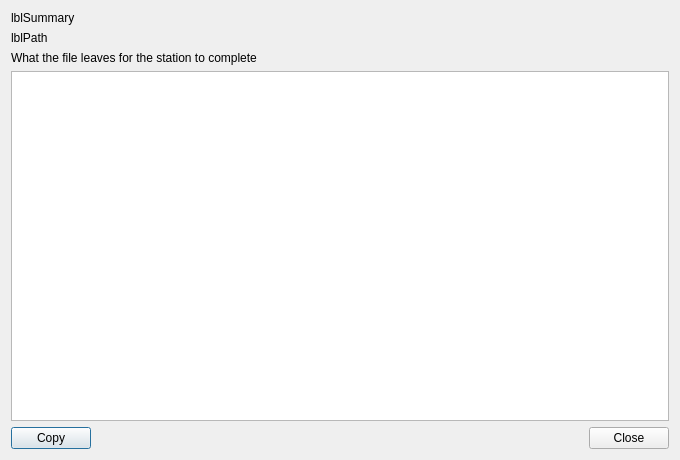
<?xml version="1.0" encoding="UTF-8"?>
<ui version="4.0">
 <class>ScheduleExportDialog</class>
 <widget class="QDialog" name="ScheduleExportDialog">
  <property name="geometry">
   <rect>
    <x>0</x>
    <y>0</y>
    <width>680</width>
    <height>460</height>
   </rect>
  </property>
  <property name="minimumSize">
   <size>
    <width>520</width>
    <height>360</height>
   </size>
  </property>
  <property name="windowTitle">
   <string>Schedule Written</string>
  </property>
  <property name="windowIcon">
   <iconset resource="../gui/icons/icons.qrc">
    <normaloff>:/icons/export_icon.svg</normaloff>:/icons/export_icon.svg</iconset>
  </property>
  <layout class="QVBoxLayout" name="verticalLayout">
   <item>
    <widget class="QLabel" name="labelSummary">
     <property name="text">
      <string>lblSummary</string>
     </property>
     <property name="wordWrap">
      <bool>true</bool>
     </property>
    </widget>
   </item>
   <item>
    <widget class="QLabel" name="labelPath">
     <property name="text">
      <string>lblPath</string>
     </property>
     <property name="textInteractionFlags">
      <set>Qt::TextInteractionFlag::TextSelectableByMouse</set>
     </property>
     <property name="wordWrap">
      <bool>true</bool>
     </property>
    </widget>
   </item>
   <item>
    <widget class="QLabel" name="labelOutstanding">
     <property name="text">
      <string>What the file leaves for the station to complete</string>
     </property>
     <property name="wordWrap">
      <bool>true</bool>
     </property>
    </widget>
   </item>
   <item>
    <widget class="QTableWidget" name="tableOutstanding">
     <property name="alternatingRowColors">
      <bool>true</bool>
     </property>
     <property name="selectionBehavior">
      <enum>QAbstractItemView::SelectionBehavior::SelectRows</enum>
     </property>
     <property name="sortingEnabled">
      <bool>false</bool>
     </property>
     <property name="wordWrap">
      <bool>true</bool>
     </property>
     <attribute name="verticalHeaderVisible">
      <bool>false</bool>
     </attribute>
    </widget>
   </item>
   <item>
    <layout class="QHBoxLayout" name="horizontalLayout">
     <item>
      <widget class="QPushButton" name="pushButtonCopy">
       <property name="toolTip">
        <string>Copy the report as text, to send with the file</string>
       </property>
       <property name="text">
        <string>Copy</string>
       </property>
      </widget>
     </item>
     <item>
      <spacer name="horizontalSpacer">
       <property name="orientation">
        <enum>Qt::Orientation::Horizontal</enum>
       </property>
       <property name="sizeHint" stdset="0">
        <size>
         <width>40</width>
         <height>20</height>
        </size>
       </property>
      </spacer>
     </item>
     <item>
      <widget class="QPushButton" name="pushButtonClose">
       <property name="text">
        <string>Close</string>
       </property>
      </widget>
     </item>
    </layout>
   </item>
  </layout>
 </widget>
 <resources>
  <include location="../gui/icons/icons.qrc" />
 </resources>
 <connections />
</ui>
